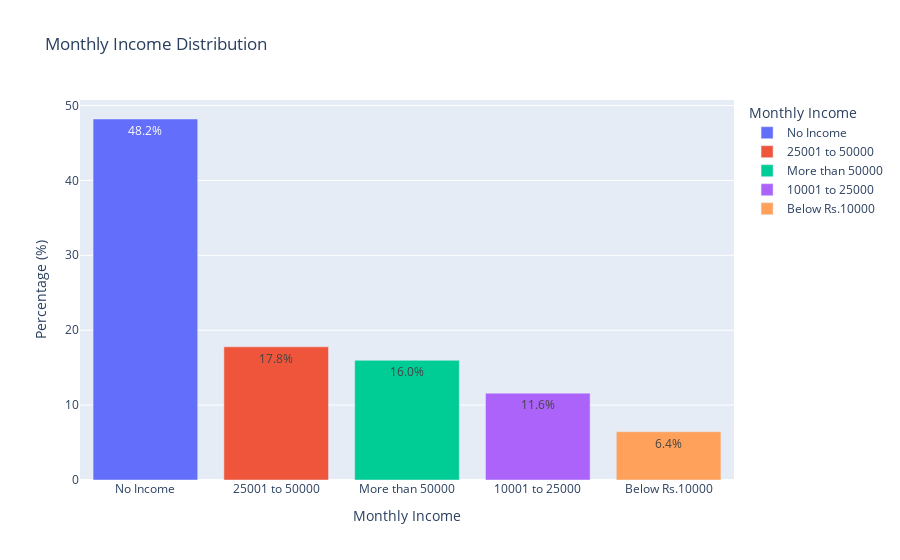

Source (notebook cell):
### Markdown cell above
MONTHLY INCOME

### Code cell
# Calculate the counts and percentages
monthly_income_counts = online_food['Monthly Income'].value_counts(normalize=True).reset_index()
monthly_income_counts.columns = ['Monthly Income', 'Percentage']
monthly_income_counts['Percentage'] *= 100

# Create the bar chart with color grading
fig = px.bar(monthly_income_counts, x='Monthly Income', y='Percentage', title='Monthly Income Distribution',
             labels={'Monthly Income': 'Monthly Income', 'Percentage': 'Percentage (%)'},
             color='Monthly Income', color_continuous_scale='Viridis')

# Add data labels
fig.update_traces(texttemplate='%{y:.1f}%', textposition='inside')

# Show the plot
fig.show()

### Figure 1 — Plotly figure (JSON) as saved in the notebook; plotly's stock layout.template omitted (floating-point values rounded to 4 significant figures)
{"data": [{"alignmentgroup": "True", "hovertemplate": "Monthly Income=%{x}<br>Percentage (%)=%{y}<extra></extra>", "legendgroup": "No Income", "marker": {"color": "#636efa", "pattern": {"shape": ""}}, "name": "No Income", "offsetgroup": "No Income", "orientation": "v", "showlegend": true, "textposition": "inside", "texttemplate": "%{y:.1f}%", "type": "bar", "x": ["No Income"], "xaxis": "x", "y": [48.2], "yaxis": "y"}, {"alignmentgroup": "True", "hovertemplate": "Monthly Income=%{x}<br>Percentage (%)=%{y}<extra></extra>", "legendgroup": "25001 to 50000", "marker": {"color": "#EF553B", "pattern": {"shape": ""}}, "name": "25001 to 50000", "offsetgroup": "25001 to 50000", "orientation": "v", "showlegend": true, "textposition": "inside", "texttemplate": "%{y:.1f}%", "type": "bar", "x": ["25001 to 50000"], "xaxis": "x", "y": [17.78], "yaxis": "y"}, {"alignmentgroup": "True", "hovertemplate": "Monthly Income=%{x}<br>Percentage (%)=%{y}<extra></extra>", "legendgroup": "More than 50000", "marker": {"color": "#00cc96", "pattern": {"shape": ""}}, "name": "More than 50000", "offsetgroup": "More than 50000", "orientation": "v", "showlegend": true, "textposition": "inside", "texttemplate": "%{y:.1f}%", "type": "bar", "x": ["More than 50000"], "xaxis": "x", "y": [15.98], "yaxis": "y"}, {"alignmentgroup": "True", "hovertemplate": "Monthly Income=%{x}<br>Percentage (%)=%{y}<extra></extra>", "legendgroup": "10001 to 25000", "marker": {"color": "#ab63fa", "pattern": {"shape": ""}}, "name": "10001 to 25000", "offsetgroup": "10001 to 25000", "orientation": "v", "showlegend": true, "textposition": "inside", "texttemplate": "%{y:.1f}%", "type": "bar", "x": ["10001 to 25000"], "xaxis": "x", "y": [11.6], "yaxis": "y"}, {"alignmentgroup": "True", "hovertemplate": "Monthly Income=%{x}<br>Percentage (%)=%{y}<extra></extra>", "legendgroup": "Below Rs.10000", "marker": {"color": "#FFA15A", "pattern": {"shape": ""}}, "name": "Below Rs.10000", "offsetgroup": "Below Rs.10000", "orientation": "v", "showlegend": true, "textposition": "inside", "texttemplate": "%{y:.1f}%", "type": "bar", "x": ["Below Rs.10000"], "xaxis": "x", "y": [6.443], "yaxis": "y"}], "layout": {"barmode": "relative", "legend": {"title": {"text": "Monthly Income"}, "tracegroupgap": 0}, "title": {"text": "Monthly Income Distribution"}, "xaxis": {"anchor": "y", "categoryarray": ["No Income", "25001 to 50000", "More than 50000", "10001 to 25000", "Below Rs.10000"], "categoryorder": "array", "domain": [0, 1], "title": {"text": "Monthly Income"}}, "yaxis": {"anchor": "x", "domain": [0, 1], "title": {"text": "Percentage (%)"}}}}
